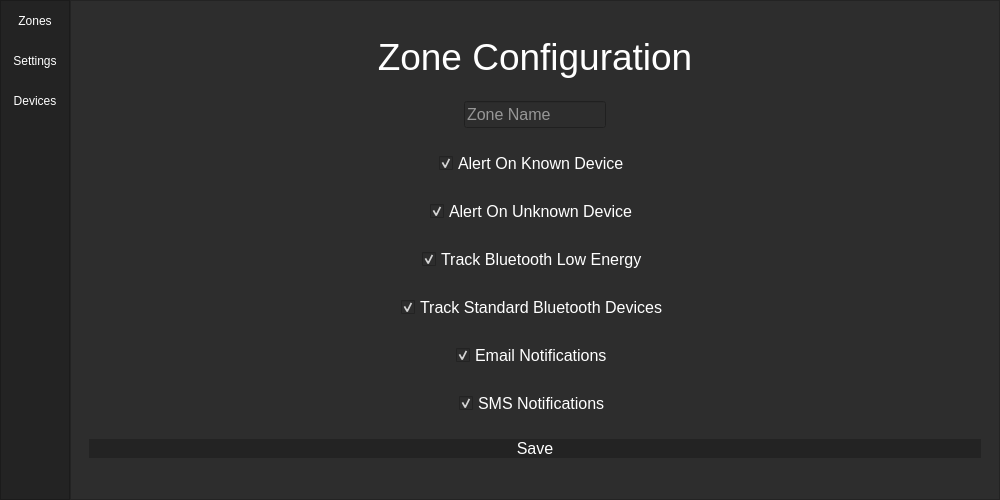
<?xml version="1.0" encoding="UTF-8"?>
<ui version="4.0">
 <class>MainWindow</class>
 <widget class="QMainWindow" name="MainWindow">
  <property name="geometry">
   <rect>
    <x>0</x>
    <y>0</y>
    <width>1000</width>
    <height>500</height>
   </rect>
  </property>
  <property name="sizePolicy">
   <sizepolicy hsizetype="Maximum" vsizetype="Maximum">
    <horstretch>0</horstretch>
    <verstretch>0</verstretch>
   </sizepolicy>
  </property>
  <property name="minimumSize">
   <size>
    <width>1000</width>
    <height>500</height>
   </size>
  </property>
  <property name="windowTitle">
   <string>MainWindow</string>
  </property>
  <property name="styleSheet">
   <string notr="true">background-color: rgb(45, 45, 45);</string>
  </property>
  <widget class="QWidget" name="centralwidget">
   <layout class="QVBoxLayout" name="verticalLayout">
    <property name="spacing">
     <number>0</number>
    </property>
    <property name="leftMargin">
     <number>0</number>
    </property>
    <property name="topMargin">
     <number>0</number>
    </property>
    <property name="rightMargin">
     <number>0</number>
    </property>
    <property name="bottomMargin">
     <number>0</number>
    </property>
    <item>
     <widget class="QFrame" name="Content">
      <property name="frameShape">
       <enum>QFrame::NoFrame</enum>
      </property>
      <property name="frameShadow">
       <enum>QFrame::Raised</enum>
      </property>
      <layout class="QHBoxLayout" name="horizontalLayout_2">
       <property name="spacing">
        <number>0</number>
       </property>
       <property name="leftMargin">
        <number>0</number>
       </property>
       <property name="topMargin">
        <number>0</number>
       </property>
       <property name="rightMargin">
        <number>0</number>
       </property>
       <property name="bottomMargin">
        <number>0</number>
       </property>
       <item>
        <widget class="QFrame" name="frame_left_menu">
         <property name="minimumSize">
          <size>
           <width>70</width>
           <height>0</height>
          </size>
         </property>
         <property name="maximumSize">
          <size>
           <width>70</width>
           <height>16777215</height>
          </size>
         </property>
         <property name="styleSheet">
          <string notr="true">background-color: rgb(35, 35, 35);</string>
         </property>
         <property name="frameShape">
          <enum>QFrame::StyledPanel</enum>
         </property>
         <property name="frameShadow">
          <enum>QFrame::Raised</enum>
         </property>
         <layout class="QVBoxLayout" name="verticalLayout_3">
          <property name="leftMargin">
           <number>0</number>
          </property>
          <property name="topMargin">
           <number>0</number>
          </property>
          <property name="rightMargin">
           <number>0</number>
          </property>
          <property name="bottomMargin">
           <number>0</number>
          </property>
          <item alignment="Qt::AlignTop">
           <widget class="QFrame" name="frame_top_menus">
            <property name="frameShape">
             <enum>QFrame::NoFrame</enum>
            </property>
            <property name="frameShadow">
             <enum>QFrame::Raised</enum>
            </property>
            <layout class="QVBoxLayout" name="verticalLayout_4">
             <property name="spacing">
              <number>0</number>
             </property>
             <property name="leftMargin">
              <number>0</number>
             </property>
             <property name="topMargin">
              <number>0</number>
             </property>
             <property name="rightMargin">
              <number>0</number>
             </property>
             <property name="bottomMargin">
              <number>0</number>
             </property>
             <item>
              <widget class="QPushButton" name="btn_page_1">
               <property name="minimumSize">
                <size>
                 <width>0</width>
                 <height>40</height>
                </size>
               </property>
               <property name="styleSheet">
                <string notr="true">QPushButton {
	color: rgb(255, 255, 255);
	background-color: rgb(35, 35, 35);
	border: 0px solid;
}
QPushButton:hover {
	background-color: rgb(85, 170, 255);
}</string>
               </property>
               <property name="text">
                <string>Zones</string>
               </property>
              </widget>
             </item>
             <item>
              <widget class="QPushButton" name="btn_page_2">
               <property name="minimumSize">
                <size>
                 <width>0</width>
                 <height>40</height>
                </size>
               </property>
               <property name="styleSheet">
                <string notr="true">QPushButton {
	color: rgb(255, 255, 255);
	background-color: rgb(35, 35, 35);
	border: 0px solid;
}
QPushButton:hover {
	background-color: rgb(85, 170, 255);
}</string>
               </property>
               <property name="text">
                <string>Settings</string>
               </property>
              </widget>
             </item>
             <item>
              <widget class="QPushButton" name="btn_page_3">
               <property name="minimumSize">
                <size>
                 <width>0</width>
                 <height>40</height>
                </size>
               </property>
               <property name="styleSheet">
                <string notr="true">QPushButton {
	color: rgb(255, 255, 255);
	background-color: rgb(35, 35, 35);
	border: 0px solid;
}
QPushButton:hover {
	background-color: rgb(85, 170, 255);
}</string>
               </property>
               <property name="text">
                <string>Devices</string>
               </property>
              </widget>
             </item>
            </layout>
           </widget>
          </item>
         </layout>
        </widget>
       </item>
       <item>
        <widget class="QFrame" name="frame_pages">
         <property name="frameShape">
          <enum>QFrame::StyledPanel</enum>
         </property>
         <property name="frameShadow">
          <enum>QFrame::Raised</enum>
         </property>
         <layout class="QVBoxLayout" name="verticalLayout_5">
          <item>
           <widget class="QStackedWidget" name="stackedWidget">
            <property name="currentIndex">
             <number>0</number>
            </property>
            <widget class="QWidget" name="page_1">
             <layout class="QVBoxLayout" name="verticalLayout_7">
              <item>
               <widget class="QLabel" name="label_1">
                <property name="enabled">
                 <bool>true</bool>
                </property>
                <property name="sizePolicy">
                 <sizepolicy hsizetype="Preferred" vsizetype="Fixed">
                  <horstretch>0</horstretch>
                  <verstretch>0</verstretch>
                 </sizepolicy>
                </property>
                <property name="font">
                 <font>
                  <pointsize>28</pointsize>
                 </font>
                </property>
                <property name="styleSheet">
                 <string notr="true">color: #FFF;</string>
                </property>
                <property name="text">
                 <string>Zone Configuration</string>
                </property>
                <property name="alignment">
                 <set>Qt::AlignCenter</set>
                </property>
               </widget>
              </item>
              <item alignment="Qt::AlignHCenter">
               <widget class="QLineEdit" name="lineEdit_1">
                <property name="sizePolicy">
                 <sizepolicy hsizetype="Fixed" vsizetype="Fixed">
                  <horstretch>0</horstretch>
                  <verstretch>0</verstretch>
                 </sizepolicy>
                </property>
                <property name="font">
                 <font>
                  <pointsize>12</pointsize>
                 </font>
                </property>
                <property name="styleSheet">
                 <string notr="true">color: #FFF;</string>
                </property>
                <property name="text">
                 <string/>
                </property>
                <property name="placeholderText">
                 <string>Zone Name</string>
                </property>
               </widget>
              </item>
              <item alignment="Qt::AlignHCenter">
               <widget class="QCheckBox" name="checkBox_1">
                <property name="sizePolicy">
                 <sizepolicy hsizetype="Minimum" vsizetype="Fixed">
                  <horstretch>0</horstretch>
                  <verstretch>0</verstretch>
                 </sizepolicy>
                </property>
                <property name="font">
                 <font>
                  <pointsize>12</pointsize>
                 </font>
                </property>
                <property name="styleSheet">
                 <string notr="true">color: #FFF;</string>
                </property>
                <property name="text">
                 <string>Alert On Known Device</string>
                </property>
                <property name="checked">
                 <bool>true</bool>
                </property>
                <property name="tristate">
                 <bool>false</bool>
                </property>
               </widget>
              </item>
              <item alignment="Qt::AlignHCenter">
               <widget class="QCheckBox" name="checkBox_2">
                <property name="sizePolicy">
                 <sizepolicy hsizetype="Minimum" vsizetype="Fixed">
                  <horstretch>0</horstretch>
                  <verstretch>0</verstretch>
                 </sizepolicy>
                </property>
                <property name="font">
                 <font>
                  <pointsize>12</pointsize>
                 </font>
                </property>
                <property name="styleSheet">
                 <string notr="true">color: #FFF;</string>
                </property>
                <property name="text">
                 <string>Alert On Unknown Device</string>
                </property>
                <property name="checked">
                 <bool>true</bool>
                </property>
                <property name="tristate">
                 <bool>false</bool>
                </property>
               </widget>
              </item>
              <item alignment="Qt::AlignHCenter">
               <widget class="QCheckBox" name="checkBox_3">
                <property name="font">
                 <font>
                  <pointsize>12</pointsize>
                 </font>
                </property>
                <property name="styleSheet">
                 <string notr="true">color: #FFF;</string>
                </property>
                <property name="text">
                 <string>Track Bluetooth Low Energy</string>
                </property>
                <property name="checked">
                 <bool>true</bool>
                </property>
               </widget>
              </item>
              <item alignment="Qt::AlignHCenter">
               <widget class="QCheckBox" name="checkBox_4">
                <property name="font">
                 <font>
                  <pointsize>12</pointsize>
                 </font>
                </property>
                <property name="styleSheet">
                 <string notr="true">color: #FFF;</string>
                </property>
                <property name="text">
                 <string>Track Standard Bluetooth Devices</string>
                </property>
                <property name="checked">
                 <bool>true</bool>
                </property>
               </widget>
              </item>
              <item alignment="Qt::AlignHCenter">
               <widget class="QCheckBox" name="checkBox_5">
                <property name="font">
                 <font>
                  <pointsize>12</pointsize>
                 </font>
                </property>
                <property name="styleSheet">
                 <string notr="true">color: #FFF;</string>
                </property>
                <property name="text">
                 <string>Email Notifications</string>
                </property>
                <property name="checked">
                 <bool>true</bool>
                </property>
               </widget>
              </item>
              <item alignment="Qt::AlignHCenter">
               <widget class="QCheckBox" name="checkBox_6">
                <property name="font">
                 <font>
                  <pointsize>12</pointsize>
                 </font>
                </property>
                <property name="styleSheet">
                 <string notr="true">color: #FFF;</string>
                </property>
                <property name="text">
                 <string>SMS Notifications</string>
                </property>
                <property name="checked">
                 <bool>true</bool>
                </property>
               </widget>
              </item>
              <item>
               <widget class="QPushButton" name="save_1">
                <property name="sizePolicy">
                 <sizepolicy hsizetype="Minimum" vsizetype="Maximum">
                  <horstretch>0</horstretch>
                  <verstretch>0</verstretch>
                 </sizepolicy>
                </property>
                <property name="font">
                 <font>
                  <pointsize>12</pointsize>
                 </font>
                </property>
                <property name="styleSheet">
                 <string notr="true">QPushButton {
	color: rgb(255, 255, 255);
	background-color: rgb(35, 35, 35);
	border: 0px solid;
}
QPushButton:hover {
	background-color: rgb(85, 170, 255);
}</string>
                </property>
                <property name="text">
                 <string>Save</string>
                </property>
                <property name="iconSize">
                 <size>
                  <width>16</width>
                  <height>16</height>
                 </size>
                </property>
               </widget>
              </item>
             </layout>
            </widget>
            <widget class="QWidget" name="page_2">
             <layout class="QVBoxLayout" name="verticalLayout_6">
              <item alignment="Qt::AlignHCenter">
               <widget class="QLabel" name="label_2">
                <property name="sizePolicy">
                 <sizepolicy hsizetype="Fixed" vsizetype="Fixed">
                  <horstretch>0</horstretch>
                  <verstretch>0</verstretch>
                 </sizepolicy>
                </property>
                <property name="font">
                 <font>
                  <pointsize>28</pointsize>
                 </font>
                </property>
                <property name="styleSheet">
                 <string notr="true">color: #FFF;</string>
                </property>
                <property name="text">
                 <string>Settings</string>
                </property>
                <property name="alignment">
                 <set>Qt::AlignHCenter|Qt::AlignTop</set>
                </property>
               </widget>
              </item>
              <item alignment="Qt::AlignHCenter">
               <widget class="QLineEdit" name="lineEdit">
                <property name="sizePolicy">
                 <sizepolicy hsizetype="Fixed" vsizetype="Fixed">
                  <horstretch>0</horstretch>
                  <verstretch>0</verstretch>
                 </sizepolicy>
                </property>
                <property name="font">
                 <font>
                  <pointsize>12</pointsize>
                 </font>
                </property>
                <property name="styleSheet">
                 <string notr="true">color: #FFF;</string>
                </property>
                <property name="placeholderText">
                 <string>Email</string>
                </property>
               </widget>
              </item>
              <item alignment="Qt::AlignHCenter">
               <widget class="QLineEdit" name="lineEdit_2">
                <property name="sizePolicy">
                 <sizepolicy hsizetype="Fixed" vsizetype="Fixed">
                  <horstretch>0</horstretch>
                  <verstretch>0</verstretch>
                 </sizepolicy>
                </property>
                <property name="font">
                 <font>
                  <pointsize>12</pointsize>
                 </font>
                </property>
                <property name="styleSheet">
                 <string notr="true">color: #FFF;</string>
                </property>
                <property name="placeholderText">
                 <string>Phone Number</string>
                </property>
               </widget>
              </item>
              <item alignment="Qt::AlignHCenter">
               <widget class="QSpinBox" name="spinBox">
                <property name="sizePolicy">
                 <sizepolicy hsizetype="Fixed" vsizetype="Fixed">
                  <horstretch>0</horstretch>
                  <verstretch>0</verstretch>
                 </sizepolicy>
                </property>
                <property name="font">
                 <font>
                  <pointsize>12</pointsize>
                 </font>
                </property>
                <property name="focusPolicy">
                 <enum>Qt::WheelFocus</enum>
                </property>
                <property name="contextMenuPolicy">
                 <enum>Qt::DefaultContextMenu</enum>
                </property>
                <property name="styleSheet">
                 <string notr="true">color: #FFF;</string>
                </property>
                <property name="specialValueText">
                 <string/>
                </property>
                <property name="suffix">
                 <string/>
                </property>
                <property name="prefix">
                 <string>Maximum # Of Devices To Track: </string>
                </property>
                <property name="minimum">
                 <number>1</number>
                </property>
               </widget>
              </item>
              <item alignment="Qt::AlignHCenter">
               <widget class="QSpinBox" name="spinBox_2">
                <property name="sizePolicy">
                 <sizepolicy hsizetype="Fixed" vsizetype="Fixed">
                  <horstretch>0</horstretch>
                  <verstretch>0</verstretch>
                 </sizepolicy>
                </property>
                <property name="font">
                 <font>
                  <pointsize>12</pointsize>
                 </font>
                </property>
                <property name="styleSheet">
                 <string notr="true">color: #FFF;</string>
                </property>
                <property name="prefix">
                 <string>Tracker Device Timeout: </string>
                </property>
                <property name="minimum">
                 <number>0</number>
                </property>
                <property name="maximum">
                 <number>1000</number>
                </property>
                <property name="singleStep">
                 <number>50</number>
                </property>
                <property name="value">
                 <number>500</number>
                </property>
               </widget>
              </item>
              <item>
               <widget class="QPushButton" name="save_2">
                <property name="font">
                 <font>
                  <pointsize>12</pointsize>
                 </font>
                </property>
                <property name="styleSheet">
                 <string notr="true">QPushButton {
	color: rgb(255, 255, 255);
	background-color: rgb(35, 35, 35);
	border: 0px solid;
}
QPushButton:hover {
	background-color: rgb(85, 170, 255);
}</string>
                </property>
                <property name="text">
                 <string>Save</string>
                </property>
               </widget>
              </item>
             </layout>
            </widget>
            <widget class="QWidget" name="page_3">
             <layout class="QVBoxLayout" name="verticalLayout_8">
              <item>
               <widget class="QLabel" name="label_3">
                <property name="font">
                 <font>
                  <pointsize>28</pointsize>
                 </font>
                </property>
                <property name="styleSheet">
                 <string notr="true">color: #FFF;</string>
                </property>
                <property name="text">
                 <string>Devices Currently Detected:</string>
                </property>
                <property name="alignment">
                 <set>Qt::AlignHCenter|Qt::AlignTop</set>
                </property>
               </widget>
              </item>
             </layout>
            </widget>
           </widget>
          </item>
         </layout>
        </widget>
       </item>
      </layout>
     </widget>
    </item>
   </layout>
  </widget>
 </widget>
 <resources/>
 <connections/>
</ui>
